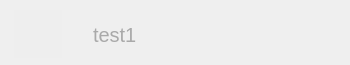
<?xml version="1.0" encoding="UTF-8"?>
<ui version="4.0">
 <class>QQItem</class>
 <widget class="QWidget" name="QQItem">
  <property name="geometry">
   <rect>
    <x>0</x>
    <y>0</y>
    <width>350</width>
    <height>65</height>
   </rect>
  </property>
  <property name="sizePolicy">
   <sizepolicy hsizetype="Fixed" vsizetype="Fixed">
    <horstretch>0</horstretch>
    <verstretch>0</verstretch>
   </sizepolicy>
  </property>
  <property name="minimumSize">
   <size>
    <width>350</width>
    <height>65</height>
   </size>
  </property>
  <property name="windowTitle">
   <string>Form</string>
  </property>
  <property name="styleSheet">
   <string notr="true"/>
  </property>
  <widget class="QWidget" name="">
   <property name="geometry">
    <rect>
     <x>-1</x>
     <y>-1</y>
     <width>351</width>
     <height>71</height>
    </rect>
   </property>
   <layout class="QHBoxLayout" name="horizontalLayout" stretch="0,0,0,0">
    <item>
     <spacer name="horizontalSpacer">
      <property name="orientation">
       <enum>Qt::Horizontal</enum>
      </property>
      <property name="sizeType">
       <enum>QSizePolicy::Fixed</enum>
      </property>
      <property name="sizeHint" stdset="0">
       <size>
        <width>15</width>
        <height>20</height>
       </size>
      </property>
     </spacer>
    </item>
    <item>
     <widget class="QWidget" name="widget" native="true">
      <property name="minimumSize">
       <size>
        <width>48</width>
        <height>48</height>
       </size>
      </property>
      <property name="maximumSize">
       <size>
        <width>48</width>
        <height>48</height>
       </size>
      </property>
      <widget class="QLabel" name="icon">
       <property name="geometry">
        <rect>
         <x>0</x>
         <y>0</y>
         <width>48</width>
         <height>48</height>
        </rect>
       </property>
       <property name="minimumSize">
        <size>
         <width>48</width>
         <height>48</height>
        </size>
       </property>
       <property name="styleSheet">
        <string notr="true">background-color:#eee;</string>
       </property>
       <property name="text">
        <string/>
       </property>
      </widget>
      <widget class="QLabel" name="phone">
       <property name="geometry">
        <rect>
         <x>30</x>
         <y>30</y>
         <width>20</width>
         <height>20</height>
        </rect>
       </property>
       <property name="styleSheet">
        <string notr="true">background-color:rgba(191, 64, 64, 0);</string>
       </property>
       <property name="text">
        <string/>
       </property>
      </widget>
     </widget>
    </item>
    <item>
     <widget class="QLabel" name="name">
      <property name="sizePolicy">
       <sizepolicy hsizetype="Preferred" vsizetype="MinimumExpanding">
        <horstretch>0</horstretch>
        <verstretch>0</verstretch>
       </sizepolicy>
      </property>
      <property name="minimumSize">
       <size>
        <width>48</width>
        <height>0</height>
       </size>
      </property>
      <property name="font">
       <font>
        <pointsize>-1</pointsize>
       </font>
      </property>
      <property name="styleSheet">
       <string notr="true">QLabel{
	color:darkgray;
	font-size:20px;
padding-left:20px;
}</string>
      </property>
      <property name="text">
       <string>test1</string>
      </property>
     </widget>
    </item>
    <item>
     <spacer name="horizontalSpacer_2">
      <property name="orientation">
       <enum>Qt::Horizontal</enum>
      </property>
      <property name="sizeType">
       <enum>QSizePolicy::Fixed</enum>
      </property>
      <property name="sizeHint" stdset="0">
       <size>
        <width>18</width>
        <height>38</height>
       </size>
      </property>
     </spacer>
    </item>
   </layout>
  </widget>
 </widget>
 <resources/>
 <connections/>
</ui>
